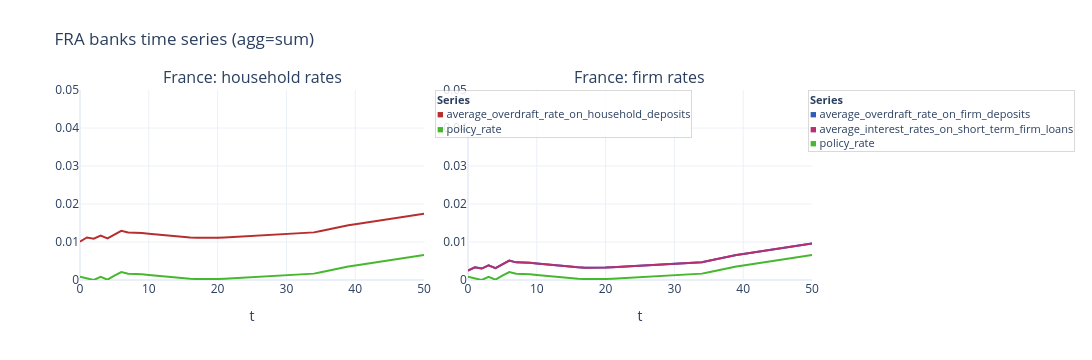

Here is the notebook cell this chart was saved with:
### Code cell
fig = plot_agent_timeseries(
    model,
    "FRA",
    "banks",
    [
        ["average_overdraft_rate_on_household_deposits", "central_bank.policy_rate"],
        [
            "average_overdraft_rate_on_firm_deposits",
            "average_interest_rates_on_short_term_firm_loans",
            "central_bank.policy_rate",
        ],
    ],
    panel_titles=["France: household rates", "France: firm rates"],
    no_cols=2,
    **FIG_SIZE_WIDE,
    show_legend=True,
    show=False,
)

fig.update_yaxes(range=[0, 0.05])
fig.show()

### Figure 1 — Plotly figure (JSON) as saved in the notebook; plotly's stock layout.template omitted (floating-point values rounded to 4 significant figures)
{"data": [{"line": {"color": "hsl(0, 60%, 45%)", "width": 2}, "mode": "lines", "name": "average_overdraft_rate_on_household_deposits", "showlegend": false, "type": "scatter", "x": [0, 1, 2, 3, 4, 5, 6, 7, 8, 9, 10, 11, 12, 13, 14, 15, 16, 17, 18, 19, 20, 21, 22, 23, 24, 25, 26, 27, 28, 29, 30, 31, 32, 33, 34, 35, 36, 37, 38, 39, 40, 41, 42, 43, 44, 45, 46, 47, 48, 49, 50], "xaxis": "x", "y": [0.01007, 0.01119, 0.01086, 0.01169, 0.01094, 0.01203, 0.01295, 0.01249, 0.01249, 0.01236, 0.01219, 0.01199, 0.0118, 0.01163, 0.01148, 0.01132, 0.01119, 0.0111, 0.01107, 0.01108, 0.01114, 0.0112, 0.01131, 0.01143, 0.01152, 0.01165, 0.01175, 0.01186, 0.012, 0.01208, 0.01219, 0.01225, 0.01228, 0.01232, 0.01253, 0.01292, 0.01331, 0.01372, 0.01407, 0.0144, 0.01468, 0.01497, 0.01527, 0.01557, 0.01584, 0.01614, 0.0164, 0.01666, 0.01692, 0.01718, 0.01744], "yaxis": "y"}, {"line": {"color": "hsl(110, 60%, 45%)", "width": 2}, "mode": "lines", "name": "policy_rate", "showlegend": false, "type": "scatter", "x": [0, 1, 2, 3, 4, 5, 6, 7, 8, 9, 10, 11, 12, 13, 14, 15, 16, 17, 18, 19, 20, 21, 22, 23, 24, 25, 26, 27, 28, 29, 30, 31, 32, 33, 34, 35, 36, 37, 38, 39, 40, 41, 42, 43, 44, 45, 46, 47, 48, 49, 50], "xaxis": "x", "y": [0.0008333, 0.0003393, 0, 0.0008361, 8.712e-05, 0.001175, 0.00209, 0.001636, 0.001633, 0.001503, 0.001332, 0.001137, 0.0009473, 0.0007749, 0.0006227, 0.0004616, 0.0003339, 0.0002443, 0.0002153, 0.0002293, 0.0002824, 0.0003484, 0.0004514, 0.0005711, 0.0006677, 0.000795, 0.0008908, 0.001001, 0.00114, 0.001227, 0.001336, 0.001398, 0.00142, 0.001468, 0.001677, 0.002067, 0.002454, 0.002866, 0.003219, 0.003548, 0.003821, 0.004116, 0.004411, 0.004714, 0.004987, 0.005286, 0.005542, 0.005802, 0.006068, 0.006324, 0.006583], "yaxis": "y"}, {"line": {"color": "hsl(220, 60%, 45%)", "width": 2}, "mode": "lines", "name": "average_overdraft_rate_on_firm_deposits", "showlegend": false, "type": "scatter", "x": [0, 1, 2, 3, 4, 5, 6, 7, 8, 9, 10, 11, 12, 13, 14, 15, 16, 17, 18, 19, 20, 21, 22, 23, 24, 25, 26, 27, 28, 29, 30, 31, 32, 33, 34, 35, 36, 37, 38, 39, 40, 41, 42, 43, 44, 45, 46, 47, 48, 49, 50], "xaxis": "x2", "y": [0.002456, 0.003349, 0.00301, 0.003846, 0.003097, 0.004186, 0.0051, 0.004646, 0.004643, 0.004513, 0.004342, 0.004147, 0.003957, 0.003785, 0.003633, 0.003472, 0.003344, 0.003254, 0.003225, 0.003239, 0.003293, 0.003359, 0.003462, 0.003581, 0.003678, 0.003805, 0.003901, 0.004011, 0.00415, 0.004237, 0.004346, 0.004408, 0.00443, 0.004478, 0.004687, 0.005077, 0.005464, 0.005876, 0.006229, 0.006558, 0.006831, 0.007127, 0.007422, 0.007724, 0.007998, 0.008296, 0.008552, 0.008813, 0.009078, 0.009334, 0.009593], "yaxis": "y2"}, {"line": {"color": "hsl(330, 60%, 45%)", "width": 2}, "mode": "lines", "name": "average_interest_rates_on_short_term_firm_loans", "showlegend": false, "type": "scatter", "x": [0, 1, 2, 3, 4, 5, 6, 7, 8, 9, 10, 11, 12, 13, 14, 15, 16, 17, 18, 19, 20, 21, 22, 23, 24, 25, 26, 27, 28, 29, 30, 31, 32, 33, 34, 35, 36, 37, 38, 39, 40, 41, 42, 43, 44, 45, 46, 47, 48, 49, 50], "xaxis": "x2", "y": [0.002456, 0.003349, 0.00301, 0.003846, 0.003097, 0.004186, 0.0051, 0.004646, 0.004643, 0.004513, 0.004342, 0.004147, 0.003957, 0.003785, 0.003633, 0.003472, 0.003344, 0.003254, 0.003225, 0.003239, 0.003293, 0.003359, 0.003462, 0.003581, 0.003678, 0.003805, 0.003901, 0.004011, 0.00415, 0.004237, 0.004346, 0.004408, 0.00443, 0.004478, 0.004687, 0.005077, 0.005464, 0.005876, 0.006229, 0.006558, 0.006831, 0.007127, 0.007422, 0.007724, 0.007998, 0.008296, 0.008552, 0.008813, 0.009078, 0.009334, 0.009593], "yaxis": "y2"}, {"line": {"color": "hsl(110, 60%, 45%)", "width": 2}, "mode": "lines", "name": "policy_rate", "showlegend": false, "type": "scatter", "x": [0, 1, 2, 3, 4, 5, 6, 7, 8, 9, 10, 11, 12, 13, 14, 15, 16, 17, 18, 19, 20, 21, 22, 23, 24, 25, 26, 27, 28, 29, 30, 31, 32, 33, 34, 35, 36, 37, 38, 39, 40, 41, 42, 43, 44, 45, 46, 47, 48, 49, 50], "xaxis": "x2", "y": [0.0008333, 0.0003393, 0, 0.0008361, 8.712e-05, 0.001175, 0.00209, 0.001636, 0.001633, 0.001503, 0.001332, 0.001137, 0.0009473, 0.0007749, 0.0006227, 0.0004616, 0.0003339, 0.0002443, 0.0002153, 0.0002293, 0.0002824, 0.0003484, 0.0004514, 0.0005711, 0.0006677, 0.000795, 0.0008908, 0.001001, 0.00114, 0.001227, 0.001336, 0.001398, 0.00142, 0.001468, 0.001677, 0.002067, 0.002454, 0.002866, 0.003219, 0.003548, 0.003821, 0.004116, 0.004411, 0.004714, 0.004987, 0.005286, 0.005542, 0.005802, 0.006068, 0.006324, 0.006583], "yaxis": "y2"}], "layout": {"annotations": [{"font": {"size": 16}, "showarrow": false, "text": "France: household rates", "x": 0.235, "xanchor": "center", "xref": "paper", "y": 1, "yanchor": "bottom", "yref": "paper"}, {"font": {"size": 16}, "showarrow": false, "text": "France: firm rates", "x": 0.765, "xanchor": "center", "xref": "paper", "y": 1, "yanchor": "bottom", "yref": "paper"}, {"align": "left", "bgcolor": "rgba(255,255,255,0.85)", "bordercolor": "rgba(0,0,0,0.15)", "borderwidth": 1, "font": {"size": 11}, "showarrow": false, "text": "<b>Series</b><br><span style=\"color:hsl(0, 60%, 45%);\">■</span> average_overdraft_rate_on_household_deposits<br><span style=\"color:hsl(110, 60%, 45%);\">■</span> policy_rate", "x": 0.485, "xanchor": "left", "xref": "paper", "y": 1, "yanchor": "top", "yref": "paper"}, {"align": "left", "bgcolor": "rgba(255,255,255,0.85)", "bordercolor": "rgba(0,0,0,0.15)", "borderwidth": 1, "font": {"size": 11}, "showarrow": false, "text": "<b>Series</b><br><span style=\"color:hsl(220, 60%, 45%);\">■</span> average_overdraft_rate_on_firm_deposits<br><span style=\"color:hsl(330, 60%, 45%);\">■</span> average_interest_rates_on_short_term_firm_loans<br><span style=\"color:hsl(110, 60%, 45%);\">■</span> policy_rate", "x": 0.995, "xanchor": "left", "xref": "paper", "y": 1, "yanchor": "top", "yref": "paper"}], "height": 360, "hovermode": "x unified", "legend": {}, "margin": {"r": 280, "t": 90}, "title": {"text": "FRA banks time series (agg=sum)"}, "width": 1200, "xaxis": {"anchor": "y", "domain": [0, 0.47], "title": {"text": "t"}}, "xaxis2": {"anchor": "y2", "domain": [0.53, 1], "title": {"text": "t"}}, "yaxis": {"anchor": "x", "domain": [0, 1], "range": [0, 0.05]}, "yaxis2": {"anchor": "x2", "domain": [0, 1], "range": [0, 0.05]}}}
